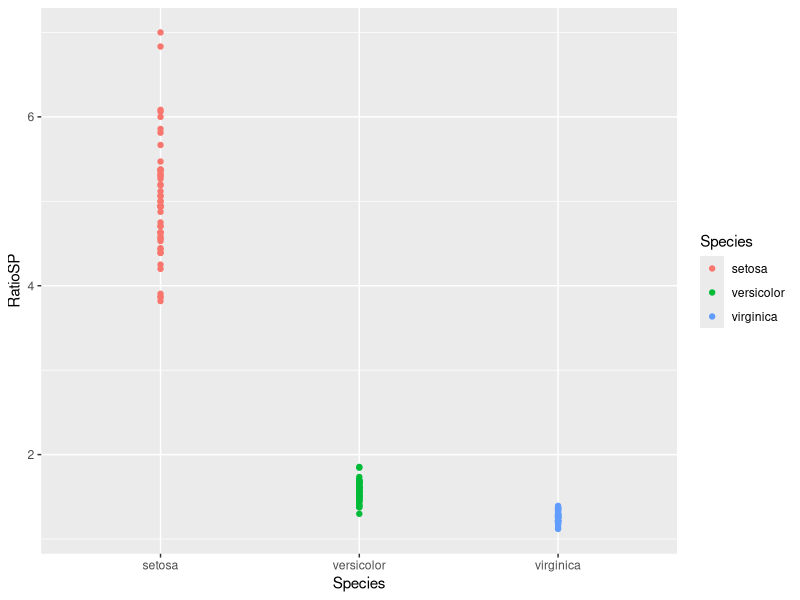

This chart was generated by the following R code:
## ---- chunk 1
# to load packages
library(tidyverse)
## ---- chunk 2
# to check packages loaded and write them to the vector
myPackagesLoaded <- search()
## ---- chunk 3
# to visualize the vector
print(myPackagesLoaded)
## ---- chunk 4
# or just with
myPackagesLoaded
## ---- chunk 5
# dataframe is important data object in R. Different columns can have different data types (e.g. string, numeric, etc)
myDataFrame <- iris

# visualize 'head' or 'tail' of the object
head(myDataFrame, 4) # you can specify number of object to visualize
## ---- chunk 6
# extracting species column
species1 <- myDataFrame %>% select(Species)
## ---- chunk 7
# without a 'pipe'
species2 <- select(myDataFrame, Species)
## ---- chunk 8
# check if the objects are identical
identical(species1, species2)
## ---- chunk 9
myDataFrame %>% 
  # adds columns
  mutate(SepalLW = Sepal.Length + Sepal.Width,
         PetalLW = Petal.Length + Petal.Width,
         RatioSP = SepalLW/PetalLW) %>% 
  # select only new columns
  select(Species, RatioSP) %>% 
  # visualize
  ggplot(aes(x = Species, y = RatioSP, col = Species)) + geom_point() 
  
## ---- chunk 10
# check if you have package 'openssl' installed
if ("openssl" %in% rownames(installed.packages())) { 
  print("Package openssl is installed") } else {
    install.packages("openssl")
  }
## ---- chunk 11
# Constructed 'special' dataset with column RatioSP
specialDF <- myDataFrame %>% 
  # adds columns
  mutate(SepalLW = Sepal.Length + Sepal.Width,
         PetalLW = Petal.Length + Petal.Width,
         RatioSP = SepalLW/PetalLW) %>% 
  # select only new columns
  select(Species, RatioSP)

# use dataset 'specialDF' to manipulate with the data. Hint: use function 'filter()'
specialDF %>% 
 filter(Species == 'setosa') %>% 
  filter(RatioSP > 4) %>% 
  filter(RatioSP < 6) %>% 
  count()

